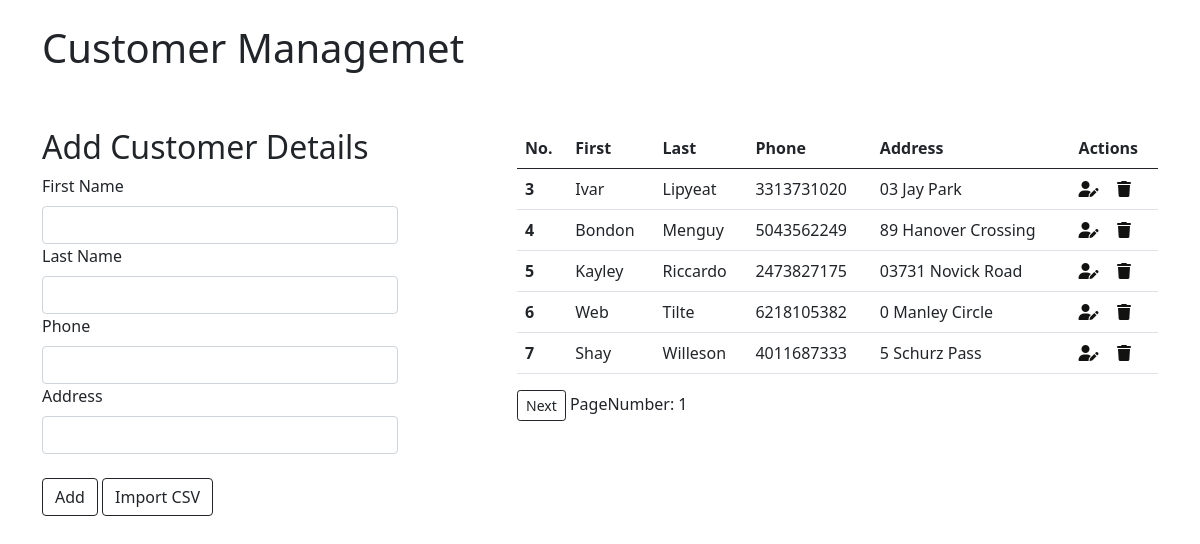
Before: / with the older database file.
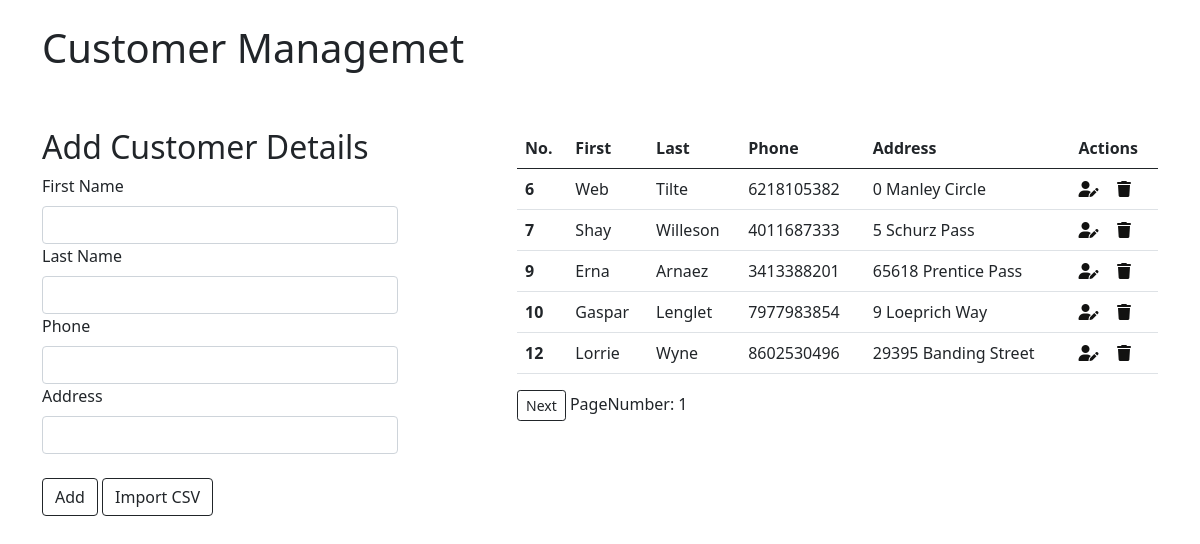
After: the same page with the newer database file.
### app/models.py (models this page shows)
class Customer(models.Model):
    first = models.CharField(max_length=100)
    last = models.CharField(max_length=100)
    phone = models.IntegerField()
    address = models.TextField()

### app/views.py (the view, shortened to what this page needs)
# urls.py: 2. Add a URL to urlpatterns:  path('', views.home, name='home')
def home(request):
    customers_objs = Customer.objects.all().order_by('id')
    paginator = Paginator(customers_objs,5)
    page_number = request.GET.get('page')
    print(page_number)
    page_obj = paginator.get_page(page_number)
    print(page_obj)
    return render(request,'home.html',context={'page_obj':page_obj})

### templates/home.html (shortened to what this page needs)
{% extends 'index.html' %}
{% block content %}
<div class="row justify-content-between">
    <div class="col-lg-4 mt-5">
        <h2>Add Customer Details</h2>
        <form action="" method="post">
            <label for="InputFirst" class="form-label">First Name</label>
            <input type="text" class="form-control" id="InputFirst" required name="InputFirst">
            <label for="InputLast" class="form-label">Last Name</label>
            <input type="text" class="form-control" id="InputLast" required name="InputLast">
            <label for="InputPhone" class="form-label">Phone</label>
            <input type="number" min="10" class="form-control" id="InputPhone" required name="InputPhone">
            <label for="InputAddress" class="form-label">Address</label>
            <input type="text" class="form-control" id="InputAddress" required name="InputAddress">
            <input type="submit" value="Add" class="btn btn-outline-dark mt-4">
            <a href="{% url 'csv' %}" class="btn btn-outline-dark mt-4">Import CSV</a>
        </form>
    </div>
    <div class="col-lg-7 mt-5 table-responsive">
        <table class="table">
            <thead>
                <tr>
                    <th scope="col">No.</th>
                    <th scope="col">First</th>
                    <th scope="col">Last</th>
                    <th scope="col">Phone</th>
                    <th scope="col">Address</th>
                    <th scope="col">Actions</th>
                </tr>
            </thead>
            <tbody>
                {% for i in page_obj %}
                <tr>
                    <th scope="row">{{i.id}}</th>
                    <td>{{i.first}}</td>
                    <td>{{i.last}}</td>
                    <td>{{i.phone}}</td>
                    <td>{{i.address}}</td>
                    <td>
                        <a href="{% url 'update' i.id %}" style="color: #121211; margin-right: 20%;"><i
                                class="fa-sharp fa-solid fa-user-pen"></i></a>
                        <a href="{% url 'delete' i.id %}" style="color: #121211;"><i
                                class="fa-sharp fa-solid fa-trash"></i></a>
                    </td>
                </tr>
                {% endfor %}
            </tbody>
        </table>
        {% if page_obj.has_next %}
        <a href="?page={{page_obj.next_page_number}}" class="btn btn-sm btn-outline-dark">Next</a>
        {% endif %}
        <span>PageNumber: {{page_obj.number}}</span>
    </div>
</div>
{% endblock %}

Changed rows visible on the page:
removed Customer: id "3", first "Ivar", last "Lipyeat", phone "3313731020", address "03 Jay Park"
removed Customer: id "4", first "Bondon", last "Menguy", phone "5043562249", address "89 Hanover Crossing"
removed Customer: id "5", first "Kayley", last "Riccardo", phone "2473827175", address "03731 Novick Road"
now on this page (row unchanged): Customer: id "9", first "Erna", last "Arnaez", phone "3413388201", address "65618 Prentice Pass"
now on this page (row unchanged): Customer: id "10", first "Gaspar", last "Lenglet", phone "7977983854", address "9 Loeprich Way"
now on this page (row unchanged): Customer: id "12", first "Lorrie", last "Wyne", phone "8602530496", address "29395 Banding Street"
